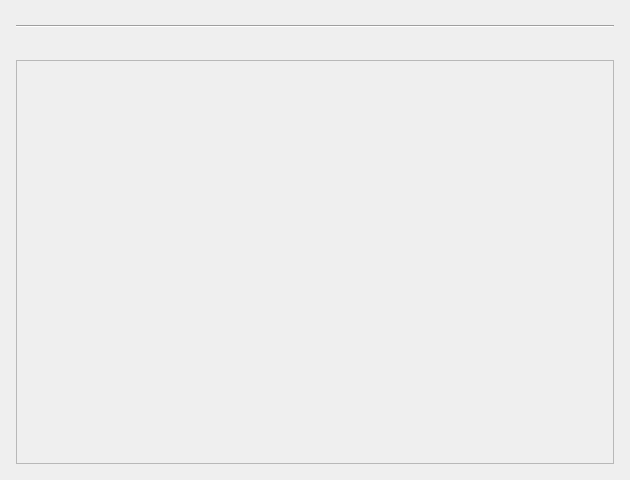
<?xml version="1.0" encoding="UTF-8"?>
<ui version="4.0">
 <class>VoteWizardBallotPage</class>
 <widget class="QWizardPage" name="VoteWizardBallotPage">
  <property name="geometry">
   <rect>
    <x>0</x>
    <y>0</y>
    <width>630</width>
    <height>480</height>
   </rect>
  </property>
  <property name="sizePolicy">
   <sizepolicy hsizetype="Expanding" vsizetype="Expanding">
    <horstretch>0</horstretch>
    <verstretch>0</verstretch>
   </sizepolicy>
  </property>
  <layout class="QVBoxLayout" name="summaryPageLayout">
   <property name="spacing">
    <number>9</number>
   </property>
   <property name="leftMargin">
    <number>16</number>
   </property>
   <property name="topMargin">
    <number>16</number>
   </property>
   <property name="rightMargin">
    <number>16</number>
   </property>
   <property name="bottomMargin">
    <number>16</number>
   </property>
   <item>
    <widget class="PollDetails" name="details" native="true"/>
   </item>
   <item>
    <widget class="Line" name="detailsLine">
     <property name="orientation">
      <enum>Qt::Horizontal</enum>
     </property>
    </widget>
   </item>
   <item>
    <widget class="QLabel" name="errorLabel">
     <property name="wordWrap">
      <bool>true</bool>
     </property>
    </widget>
   </item>
   <item>
    <widget class="QScrollArea" name="detailsScrollArea">
     <property name="widgetResizable">
      <bool>true</bool>
     </property>
     <widget class="QWidget" name="detailsScrollContents">
      <property name="geometry">
       <rect>
        <x>0</x>
        <y>0</y>
        <width>596</width>
        <height>392</height>
       </rect>
      </property>
      <layout class="QVBoxLayout" name="verticalLayout">
       <property name="spacing">
        <number>0</number>
       </property>
       <property name="leftMargin">
        <number>0</number>
       </property>
       <property name="topMargin">
        <number>0</number>
       </property>
       <property name="rightMargin">
        <number>0</number>
       </property>
       <property name="bottomMargin">
        <number>0</number>
       </property>
       <item>
        <layout class="QVBoxLayout" name="choicesLayout">
         <property name="spacing">
          <number>9</number>
         </property>
        </layout>
       </item>
       <item>
        <spacer name="bottomSpacer">
         <property name="orientation">
          <enum>Qt::Vertical</enum>
         </property>
         <property name="sizeHint" stdset="0">
          <size>
           <width>20</width>
           <height>40</height>
          </size>
         </property>
        </spacer>
       </item>
      </layout>
     </widget>
    </widget>
   </item>
  </layout>
 </widget>
 <customwidgets>
  <customwidget>
   <class>PollDetails</class>
   <extends>QWidget</extends>
   <header>voting/polldetails.h</header>
   <container>1</container>
  </customwidget>
 </customwidgets>
 <resources/>
 <connections/>
</ui>
